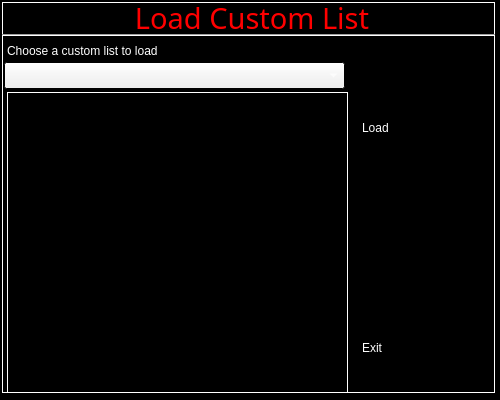
<?xml version="1.0" encoding="UTF-8"?>
<ui version="4.0">
 <class>frmLoadCustomList</class>
 <widget class="QDialog" name="frmLoadCustomList">
  <property name="geometry">
   <rect>
    <x>0</x>
    <y>0</y>
    <width>500</width>
    <height>400</height>
   </rect>
  </property>
  <property name="palette">
   <palette>
    <active>
     <colorrole role="WindowText">
      <brush brushstyle="SolidPattern">
       <color alpha="255">
        <red>255</red>
        <green>255</green>
        <blue>255</blue>
       </color>
      </brush>
     </colorrole>
     <colorrole role="Text">
      <brush brushstyle="SolidPattern">
       <color alpha="255">
        <red>255</red>
        <green>255</green>
        <blue>255</blue>
       </color>
      </brush>
     </colorrole>
     <colorrole role="ButtonText">
      <brush brushstyle="SolidPattern">
       <color alpha="255">
        <red>255</red>
        <green>255</green>
        <blue>255</blue>
       </color>
      </brush>
     </colorrole>
     <colorrole role="Base">
      <brush brushstyle="SolidPattern">
       <color alpha="255">
        <red>0</red>
        <green>0</green>
        <blue>0</blue>
       </color>
      </brush>
     </colorrole>
     <colorrole role="Window">
      <brush brushstyle="SolidPattern">
       <color alpha="255">
        <red>0</red>
        <green>0</green>
        <blue>0</blue>
       </color>
      </brush>
     </colorrole>
    </active>
    <inactive>
     <colorrole role="WindowText">
      <brush brushstyle="SolidPattern">
       <color alpha="255">
        <red>255</red>
        <green>255</green>
        <blue>255</blue>
       </color>
      </brush>
     </colorrole>
     <colorrole role="Text">
      <brush brushstyle="SolidPattern">
       <color alpha="255">
        <red>255</red>
        <green>255</green>
        <blue>255</blue>
       </color>
      </brush>
     </colorrole>
     <colorrole role="ButtonText">
      <brush brushstyle="SolidPattern">
       <color alpha="255">
        <red>255</red>
        <green>255</green>
        <blue>255</blue>
       </color>
      </brush>
     </colorrole>
     <colorrole role="Base">
      <brush brushstyle="SolidPattern">
       <color alpha="255">
        <red>0</red>
        <green>0</green>
        <blue>0</blue>
       </color>
      </brush>
     </colorrole>
     <colorrole role="Window">
      <brush brushstyle="SolidPattern">
       <color alpha="255">
        <red>0</red>
        <green>0</green>
        <blue>0</blue>
       </color>
      </brush>
     </colorrole>
    </inactive>
    <disabled>
     <colorrole role="WindowText">
      <brush brushstyle="SolidPattern">
       <color alpha="255">
        <red>133</red>
        <green>131</green>
        <blue>127</blue>
       </color>
      </brush>
     </colorrole>
     <colorrole role="Text">
      <brush brushstyle="SolidPattern">
       <color alpha="255">
        <red>133</red>
        <green>131</green>
        <blue>127</blue>
       </color>
      </brush>
     </colorrole>
     <colorrole role="ButtonText">
      <brush brushstyle="SolidPattern">
       <color alpha="255">
        <red>133</red>
        <green>131</green>
        <blue>127</blue>
       </color>
      </brush>
     </colorrole>
     <colorrole role="Base">
      <brush brushstyle="SolidPattern">
       <color alpha="255">
        <red>0</red>
        <green>0</green>
        <blue>0</blue>
       </color>
      </brush>
     </colorrole>
     <colorrole role="Window">
      <brush brushstyle="SolidPattern">
       <color alpha="255">
        <red>0</red>
        <green>0</green>
        <blue>0</blue>
       </color>
      </brush>
     </colorrole>
    </disabled>
   </palette>
  </property>
  <property name="windowTitle">
   <string>Dialog</string>
  </property>
  <widget class="QFrame" name="frame">
   <property name="geometry">
    <rect>
     <x>2</x>
     <y>2</y>
     <width>493</width>
     <height>391</height>
    </rect>
   </property>
   <property name="frameShape">
    <enum>QFrame::Box</enum>
   </property>
   <property name="frameShadow">
    <enum>QFrame::Plain</enum>
   </property>
   <widget class="SKG_Button" name="btnLoad">
    <property name="geometry">
     <rect>
      <x>360</x>
      <y>90</y>
      <width>121</width>
      <height>71</height>
     </rect>
    </property>
    <property name="autoFillBackground">
     <bool>true</bool>
    </property>
    <property name="text">
     <string>Load</string>
    </property>
   </widget>
   <widget class="SKG_Button" name="btnExit">
    <property name="geometry">
     <rect>
      <x>360</x>
      <y>310</y>
      <width>121</width>
      <height>71</height>
     </rect>
    </property>
    <property name="autoFillBackground">
     <bool>true</bool>
    </property>
    <property name="text">
     <string>Exit</string>
    </property>
   </widget>
   <widget class="QLabel" name="label">
    <property name="geometry">
     <rect>
      <x>0</x>
      <y>0</y>
      <width>500</width>
      <height>31</height>
     </rect>
    </property>
    <property name="palette">
     <palette>
      <active>
       <colorrole role="WindowText">
        <brush brushstyle="SolidPattern">
         <color alpha="255">
          <red>255</red>
          <green>0</green>
          <blue>0</blue>
         </color>
        </brush>
       </colorrole>
      </active>
      <inactive>
       <colorrole role="WindowText">
        <brush brushstyle="SolidPattern">
         <color alpha="255">
          <red>255</red>
          <green>0</green>
          <blue>0</blue>
         </color>
        </brush>
       </colorrole>
      </inactive>
      <disabled>
       <colorrole role="WindowText">
        <brush brushstyle="SolidPattern">
         <color alpha="255">
          <red>133</red>
          <green>131</green>
          <blue>127</blue>
         </color>
        </brush>
       </colorrole>
      </disabled>
     </palette>
    </property>
    <property name="font">
     <font>
      <family>Digital-7</family>
      <pointsize>22</pointsize>
     </font>
    </property>
    <property name="text">
     <string>Load Custom List</string>
    </property>
    <property name="alignment">
     <set>Qt::AlignCenter</set>
    </property>
   </widget>
   <widget class="QLabel" name="label_2">
    <property name="geometry">
     <rect>
      <x>5</x>
      <y>40</y>
      <width>341</width>
      <height>17</height>
     </rect>
    </property>
    <property name="text">
     <string>Choose a custom list to load</string>
    </property>
   </widget>
   <widget class="Line" name="line">
    <property name="geometry">
     <rect>
      <x>0</x>
      <y>32</y>
      <width>500</width>
      <height>3</height>
     </rect>
    </property>
    <property name="orientation">
     <enum>Qt::Horizontal</enum>
    </property>
   </widget>
   <widget class="QTextEdit" name="txtAlbums">
    <property name="geometry">
     <rect>
      <x>5</x>
      <y>90</y>
      <width>341</width>
      <height>301</height>
     </rect>
    </property>
    <property name="frameShape">
     <enum>QFrame::Box</enum>
    </property>
    <property name="frameShadow">
     <enum>QFrame::Plain</enum>
    </property>
    <property name="readOnly">
     <bool>true</bool>
    </property>
   </widget>
   <widget class="QComboBox" name="cmbLists">
    <property name="geometry">
     <rect>
      <x>2</x>
      <y>60</y>
      <width>341</width>
      <height>27</height>
     </rect>
    </property>
   </widget>
  </widget>
 </widget>
 <customwidgets>
  <customwidget>
   <class>SKG_Button</class>
   <extends>QLabel</extends>
   <header>skg_button.h</header>
  </customwidget>
 </customwidgets>
 <resources/>
 <connections/>
</ui>
